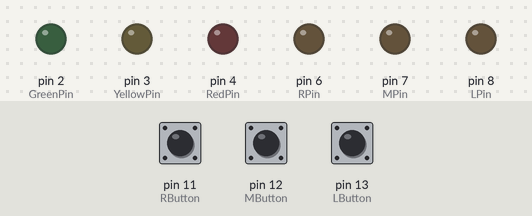
Recording of a sketch running on a simulated Arduino Uno, built with avr-gcc and run on an emulated ATmega328P. On the bench: output pins drawn as LEDs (lit = HIGH). The inputs (shaded band) are chosen by the test bench; at power-on: pin 11 (RButton) HIGH, pin 13 (LButton) HIGH, pin 12 (MButton) HIGH. Random numbers use the default seed unless the sketch sets one.

Above: at 12.4 s.
12.5 s: pin 11 (RButton) pulled LOW for 0.3 s
At 13.1 s:
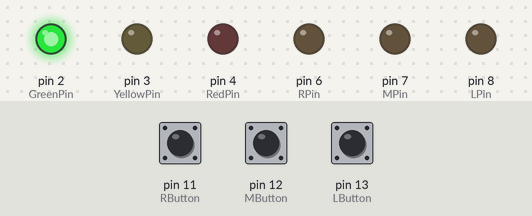
15.8 s: pin 13 (LButton) pulled LOW for 3.2 s
At 18.2 s:
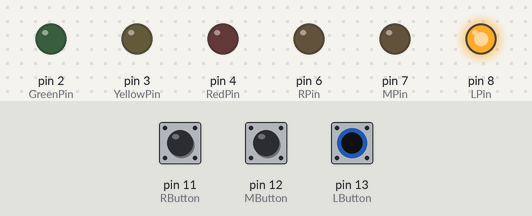
20.5 s: pin 13 (LButton) pulled LOW for 0.3 s
At 21.6 s:
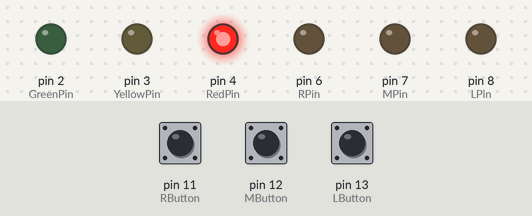
Timing chart, 0 to 34.0 s (numbered marks = the images above; inputs shaded):
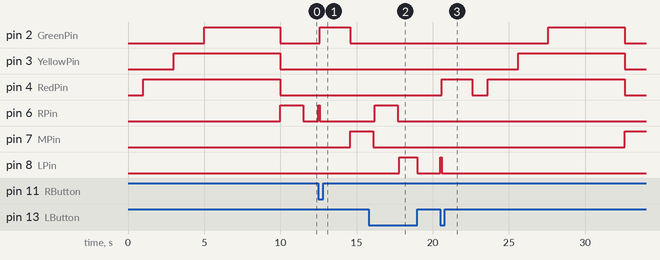

Measured:
- after the input at 12.5 s, pin 2 (GreenPin): LOW → HIGH after 0.10 s, → LOW 2.0 s later; pin 6 (RPin): LOW → HIGH at once, → LOW 0.10 s later; pin 7 (MPin): LOW → HIGH after 2.1 s
- after the input at 15.8 s, pin 8 (LPin): LOW → HIGH after 2.0 s, → LOW 1.2 s later
- after the input at 20.5 s, pin 2 (GreenPin): LOW → HIGH after 7.1 s, → LOW 5.0 s later; pin 3 (YellowPin): LOW → HIGH after 5.1 s, → LOW 7.0 s later; pin 4 (RedPin): LOW → HIGH after 0.10 s, → LOW 2.0 s later, → HIGH 1.0 s later, → LOW 9.0 s later; pin 7 (MPin): LOW → HIGH after 12.1 s; pin 8 (LPin): LOW → HIGH at once, → LOW 0.10 s later

The sketch:

Simon_Says.ino
```cpp
/// SIMON SAYS

unsigned long lastDebounceTimeL=0;
unsigned long lastDebounceTimeM=0;
unsigned long lastDebounceTimeR=0;

const int buttonState=1;
int PLBS=0,PMBS=0,PRBS=0;//PLBS= previous left button state, so is PMBS and PRBS
volatile bool possiblePressL=false;
volatile bool shouldStartCounterL=false;

volatile bool possiblePressM=false;
volatile bool shouldStartCounterM=false;

volatile bool possiblePressR=false;
volatile bool shouldStartCounterR=false;

const int debounceDelay=50;

const int LPin = 8;  //Left led
const int MPin = 7; //Middle led
const int RPin = 6; //Right led

const int GreenPin = 2;
const int YellowPin = 3;
const int RedPin = 4;

const int LButton = 13;//Left Button
const int MButton = 12;//Middle Button
const int RButton = 11;//Right Button

int simon_count=-1;
int Difficulty=1500;

int simon_sequence[] = {-1,-1,-1,-1,-1,-1,-1,-1,-1,-1};

int player_sequence[] = {-1,-1,-1,-1,-1,-1,-1,-1,-1,-1};

bool game_start = false;

int winner=1;
unsigned long current_time;
int LBState=1;
int RBState=1;//same thing for PMBS and PRBS
int MBState=1;

int i;

void setup() {
  pinMode(LPin, OUTPUT);
  pinMode(RPin, OUTPUT);
  pinMode(MPin, OUTPUT);
  pinMode(LButton, INPUT_PULLUP);
  pinMode(MButton, INPUT_PULLUP);
  pinMode(RButton, INPUT_PULLUP);
  pinMode(GreenPin, OUTPUT);
  pinMode(YellowPin, OUTPUT);
  pinMode(RedPin, OUTPUT);
  digitalWrite(LPin, LOW);
  digitalWrite(MPin, LOW);
  digitalWrite(RPin, LOW);
  digitalWrite(RedPin, LOW);
  digitalWrite(GreenPin, LOW);
  digitalWrite(YellowPin, LOW);
  Serial.begin(9600);
  randomSeed(analogRead(0));
  /*
  attachInterrupt(digitalPinToInterrupt(LButton),handleInterruptL,FALLING);
  attachInterrupt(digitalPinToInterrupt(MButton),handleInterruptM,FALLING);
  attachInterrupt(digitalPinToInterrupt(RButton),handleInterruptR,FALLING);
  */
}

void loop() {
  current_time=millis();
  if(simon_count == -1) // If it is the first round
  { while(millis()-current_time<1000)
      digitalWrite(RedPin,LOW);
    digitalWrite(RedPin, HIGH);
    while(millis()-current_time<3000)
      digitalWrite(YellowPin, LOW);
    digitalWrite(YellowPin,HIGH);
    while(millis()-current_time<5000)
      digitalWrite(GreenPin, LOW);
    digitalWrite(GreenPin, HIGH);
    while(millis()-current_time<10000)
      digitalWrite(GreenPin, HIGH);
    digitalWrite(GreenPin, LOW);
    digitalWrite(YellowPin, LOW);
    digitalWrite(RedPin, LOW);
  }
  if(simon_count<9)
    simon_count++;
  for(i=0;i<=simon_count;i++)
    simon_sequence[i]=random(1,4);


  for(i=0;i<=simon_count;i++){
    current_time=millis();
    while(millis()-current_time<Difficulty)
    { if(simon_sequence[i]==1){

        digitalWrite(LPin,HIGH);
      }
      if(simon_sequence[i]==2){
        digitalWrite(MPin,HIGH);
      }
      if(simon_sequence[i]==3){
        digitalWrite(RPin,HIGH);
      }
    }
    digitalWrite(LPin,LOW);
    digitalWrite(MPin,LOW);
    digitalWrite(RPin,LOW);
    delay(100);
  }
  i=0;
  while(player_sequence[simon_count] == -1)
  {
    /*
    if(possiblePressL){
      if(shouldStartCounterL){
        lastDebounceTimeL=millis();
        shouldStartCounterL=false;
      }

    }
    if(millis()-lastDebounceTimeL>debounceDelay){
      LBState=digitalRead(LButton);

      if (LBState!=buttonState)
      {
        if(LBState==0)
        {
          player_sequence[i]= 1;
          i++;
          for(int j=0;j<=9;j++)
            Serial.println(player_sequence[j]);

        }
      }
    }
    possiblePressL=false;

    if(possiblePressM){
      if(shouldStartCounterM){
        lastDebounceTimeM=millis();
        shouldStartCounterM=false;
      }

    }
    if(millis()-lastDebounceTimeM>debounceDelay){
      MBState=digitalRead(MButton);

      if (MBState!=buttonState)
      {
        if(MBState==LOW)
        {
          player_sequence[i]= 2;
          i++;
          for(int j=0;j<=9;j++)
            Serial.println(player_sequence[j]);
        }
      }
    }
    possiblePressM=false;

    if(possiblePressR){
      if(shouldStartCounterR){
        lastDebounceTimeR=millis();
        shouldStartCounterR=false;
      }

    }
    if(millis()-lastDebounceTimeR>debounceDelay){
      RBState=digitalRead(RButton);

      if (RBState!=buttonState)
      {
        if(RBState==LOW)
        {
          player_sequence[i]= 3;
          i++;
          for(int j=0;j<=9;j++)
            Serial.println(player_sequence[j]);
        }
      }
    }
    possiblePressR=false;
    */

    LBState=digitalRead(LButton);
    MBState=digitalRead(MButton);
    RBState=digitalRead(RButton);

    digitalWrite(LPin,!LBState);
    digitalWrite(MPin,!MBState);
    digitalWrite(RPin,!RBState);

    if(LBState == 0 && PLBS == 1)
    {
      player_sequence[i] = 1;
      i++;

      delay(100);
    }

    if(MBState == 0 && PMBS == 1)
    {
      player_sequence[i] = 2;
      i++;

      delay(100);
    }

    if(RBState == 0 && PRBS == 1)
    {
      player_sequence[i] = 3;
      i++;
      delay(100);
    }
    PLBS=LBState;
    PMBS=MBState;
    PRBS=RBState;


  }
  digitalWrite(LPin,LOW);
  digitalWrite(RPin,LOW);
  digitalWrite(MPin,LOW);
  for (i = 0; i <=simon_count; i++) {
    if (simon_sequence[i] != player_sequence[i]) {
      winner = 0; // Vectors are not equal
    }
  }
  if (winner){
    current_time=millis();
    while(millis()-current_time<2000)
      digitalWrite(GreenPin,HIGH);
   digitalWrite(GreenPin,LOW);
  }
  else{
    current_time=millis();
    while(millis()-current_time<2000)
      digitalWrite(RedPin,HIGH);
    digitalWrite(RedPin,LOW);
    simon_count=-1;
    winner=1;
  }

  for(i=0;i<9;i++)
    simon_sequence[i]=-1;
  for(i=0;i<10;i++)
    player_sequence[i]=-1;
  if(simon_count==9)
  {
    digitalWrite(YellowPin,HIGH);
    delay(3000);
    Difficulty/=2;
    simon_count=-1;
  }
  digitalWrite(YellowPin,LOW);
}
/*
void handleInterruptL(){
  possiblePressL=true;
  shouldStartCounterL=true;
}

void handleInterruptM(){
  possiblePressM=true;
  shouldStartCounterM=true;
}

void handleInterruptR(){
  possiblePressR=true;
  shouldStartCounterR=true;
}
*/
```
